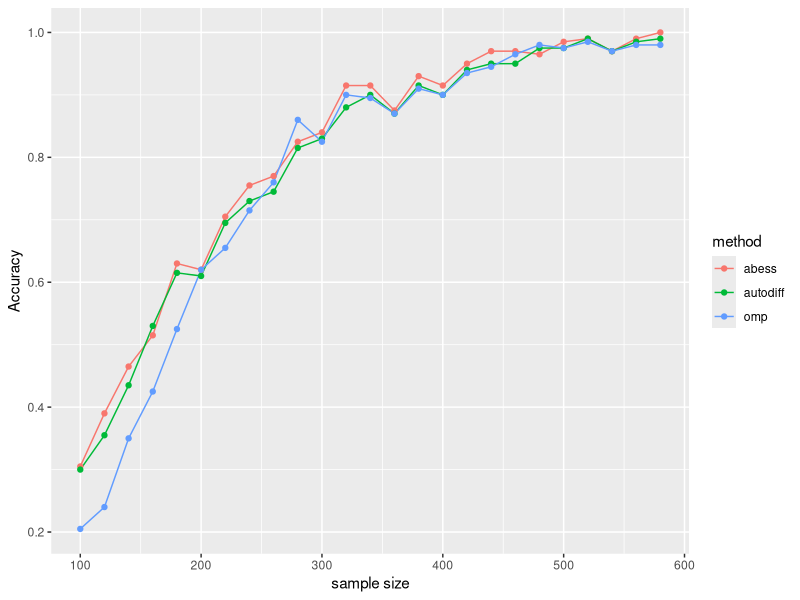
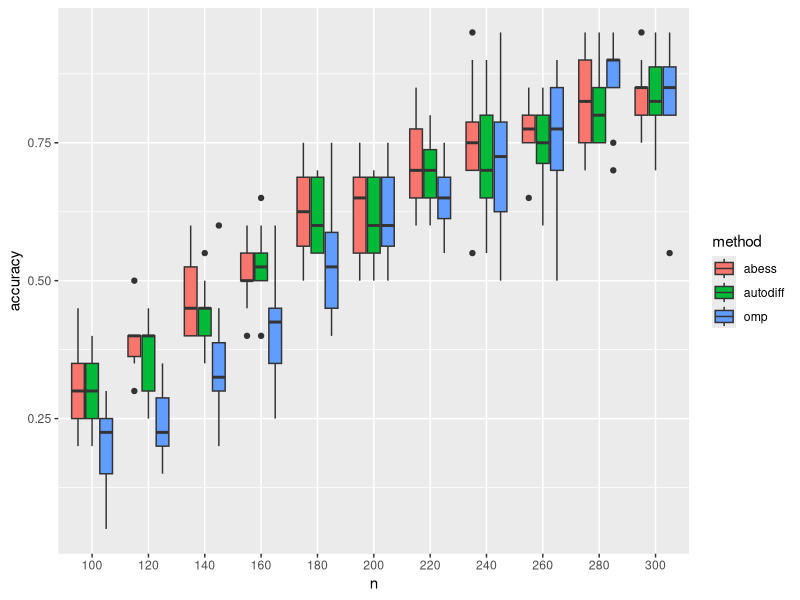

Reproduce these figures in R, in order.
## ---- chunk 1
library(tidyverse)
abess = read_csv('results/abess_2.csv')
omp = read_csv('results/omp_2.csv')
## ---- chunk 2
df = abess %>% 
  select(-...1) %>% 
  bind_rows(omp)

#df = bind_rows(old_data, df)
## ---- chunk 3
df %>% 
  group_by(n,method) %>% 
  summarise(accuracy = mean(accuracy)) %>% 
  ggplot(aes(n,accuracy,color = method)) +
    geom_line() +
    geom_point() +
    labs(y='Accuracy',x='sample size')
 
## ---- chunk 4
df %>% 
  filter(n<=300) %>% 
  mutate(across(n,as.factor)) %>% 
  ggplot(aes(n,accuracy,fill = method)) +
    geom_boxplot() 
 
